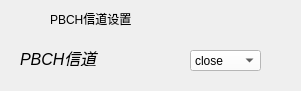
     <widget class="QWidget" name="widget_17" native="true">
      <property name="geometry">
       <rect>
        <x>910</x>
        <y>50</y>
        <width>301</width>
        <height>91</height>
       </rect>
      </property>
      <widget class="QLabel" name="label_70">
       <property name="geometry">
        <rect>
         <x>50</x>
         <y>10</y>
         <width>151</width>
         <height>17</height>
        </rect>
       </property>
       <property name="text">
        <string>PBCH信道设置</string>
       </property>
      </widget>
      <widget class="QLabel" name="label_71">
       <property name="enabled">
        <bool>true</bool>
       </property>
       <property name="geometry">
        <rect>
         <x>20</x>
         <y>50</y>
         <width>121</width>
         <height>16</height>
        </rect>
       </property>
       <property name="font">
        <font>
         <family>Ubuntu</family>
         <pointsize>12</pointsize>
         <weight>9</weight>
         <italic>true</italic>
         <bold>false</bold>
        </font>
       </property>
       <property name="styleSheet">
        <string notr="true">font: 25 9pt &quot;Ubuntu&quot;;
color: rgb(0, 0, 0);
font: 75 italic 12pt &quot;Ubuntu&quot;;</string>
       </property>
       <property name="text">
        <string>PBCH信道</string>
       </property>
      </widget>
      <widget class="QComboBox" name="down_enable_flag">
       <property name="geometry">
        <rect>
         <x>190</x>
         <y>50</y>
         <width>71</width>
         <height>21</height>
        </rect>
       </property>
       <property name="styleSheet">
        <string notr="true">background-color: rgb(255, 255, 255);
color: rgb(0, 0, 0);
font: 25 10pt &quot;Ubuntu&quot;;</string>
       </property>
       <item>
        <property name="text">
         <string>close</string>
        </property>
       </item>
       <item>
        <property name="text">
         <string>open</string>
        </property>
       </item>
      </widget>
     </widget>
